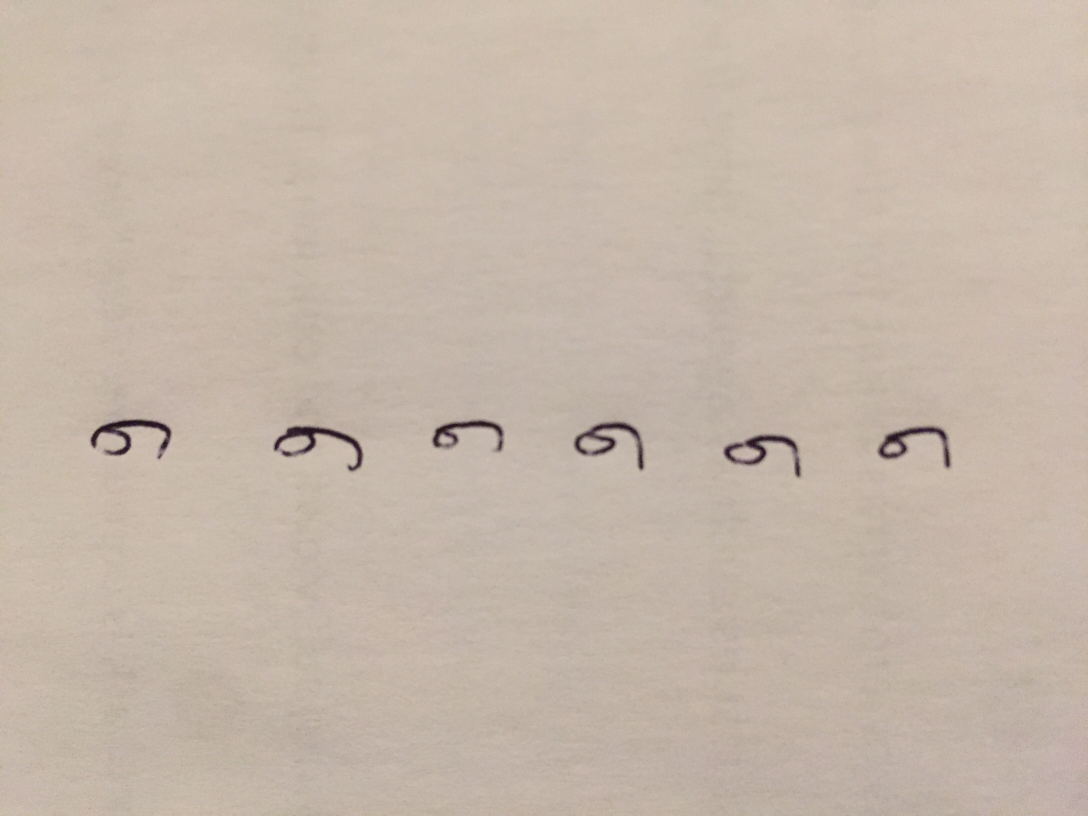
#> input picture g.JPG, 3264 x 2448 px, given in place of a.png, which was not available (shown at 1/3 size)
$ python HandwrittenDigitsSVM.py   (Python 2 division)   (older library calls are emulated)
#> lines starting #> are read from the running program, lines starting #| are printed output that depends on the picture; after the words box and inside, x2 and y2 are one past the last pixel; in counts of white or black regions, pixels touching at a corner belong together; long printed decimals are rounded; pictures that were not available may be replaced by others from this repository, and a replacement may not be noted

# coding: utf-8

# In[568]:


from scipy.misc import imread # using scipy's imread
import cv2
import numpy as np

def boundaries(binarized,axis):
    # variables named assuming axis = 0; algorithm valid for axis=1
    # [1,0][axis] effectively swaps axes for summing
    rows = np.sum(binarized,axis = [1,0][axis]) > 0
    rows[1:] = np.logical_xor(rows[1:], rows[:-1])
    change = np.nonzero(rows)[0]
    ymin = change[::2]
    ymax = change[1::2]
    height = ymax-ymin
    too_small = 10 # real letters will be bigger than 10px by 10px
    ymin = ymin[height>too_small]
    ymax = ymax[height>too_small]
    return zip(ymin,ymax)

def separate(img):
    orig_img = img.copy()
    pure_white = 255.
    white = np.max(img)
    black = np.min(img)
    thresh = (white+black)/2.0
    binarized = img<thresh
    row_bounds = boundaries(binarized, axis = 0)
    cropped = []
    for r1,r2 in row_bounds:
        img = binarized[r1:r2,:]
        col_bounds = boundaries(img,axis=1)
        rects = [r1,r2,col_bounds[0][0],col_bounds[0][1]]
        cropped.append(np.array(orig_img[rects[0]:rects[1],rects[2]:rects[3]]/pure_white))
    return cropped

# Example usage
big_img = imread("a.png", flatten = True)# flatten = True converts to grayscale
#> big_img: shape (2448, 3264) float32; min 2.59, max 213, mean 185.8
cv2.imshow("a",big_img/255)
cv2.waitKey(1000)
cv2.destroyAllWindows()

imgs = separate(big_img) # separates big_img (pure white = 255) into array of little images (pure white = 1.0)
#> in separate, `white = np.max(img)`: white = 213
#> in separate, `black = np.min(img)`: black = 2.59
#> in separate, `thresh = (white+black)/2.0`: thresh = 107.8
#> in separate, `binarized = img<thresh`:
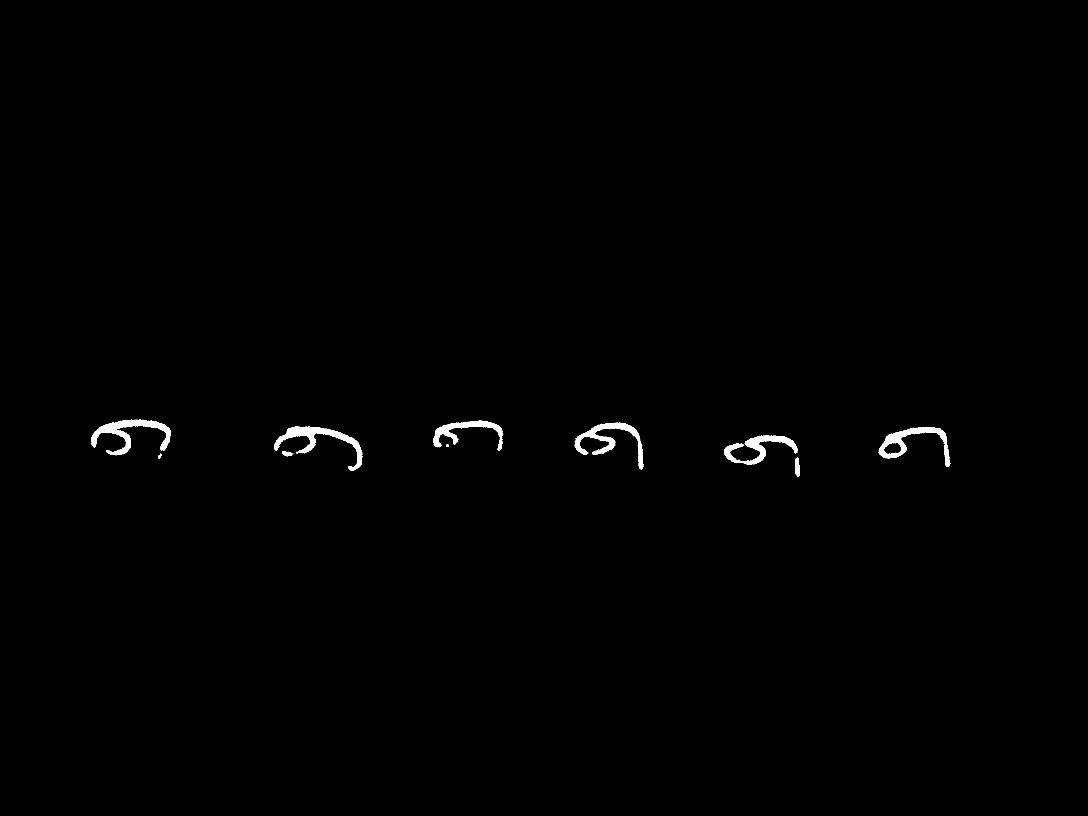
#> binarized: shape (2448, 3264) bool (shown at 1/3 size); 0.51% white; 25 white regions (15 under 20 px), largest, box (x1, y1, x2, y2) and area: (273, 1258, 513, 1366) 7762, (823, 1279, 1087, 1412) 7583, (1724, 1268, 1931, 1408) 6719
#> in boundaries, `change = np.nonzero(rows)[0]`: change = [1258, 1430]
#> in boundaries, `ymin = change[::2]`: ymin = [1258]
#> in boundaries, `ymax = change[1::2]`: ymax = [1430]
#> in boundaries, `height = ymax-ymin`: height = [172]
#> in separate, `row_bounds = boundaries(binarized, axis = 0)`: row_bounds = [(1258, 1430)]
#> the loop in separate, `for r1,r2 in row_bounds:` made 1 pass
#> (r1, r2, ymin in boundaries, ymax in boundaries, height in boundaries, too_small in boundaries, rects) on pass 1: (1258, 1430, [273, 823, 1299, 1724, 2172, 2636], [513, 1087, 1510, 1931, 2400, 2851], [240, 264, 211, 207, 228, 215], 10, [1258, 1430, 273, 513])
#> after the loop in separate, `for r1,r2 in row_bounds:`: cropped = 1 item
#> imgs = 1 item
for img in imgs:
    cv2.imshow("a",img)
    cv2.waitKey(250)
#> this loop made 1 pass
cv2.destroyAllWindows()


# In[569]:


columnA = imread("a.png", flatten = True)
imgsA = separate(columnA)
#> the loop in separate (call 2), `for r1,r2 in row_bounds:` made 1 pass
#> imgsA = 1 item
for img in imgsA:
    cv2.imshow("a",img)
    cv2.waitKey(250)
cv2.destroyAllWindows()


# In[570]:


columnB = imread("b.png", flatten = True)
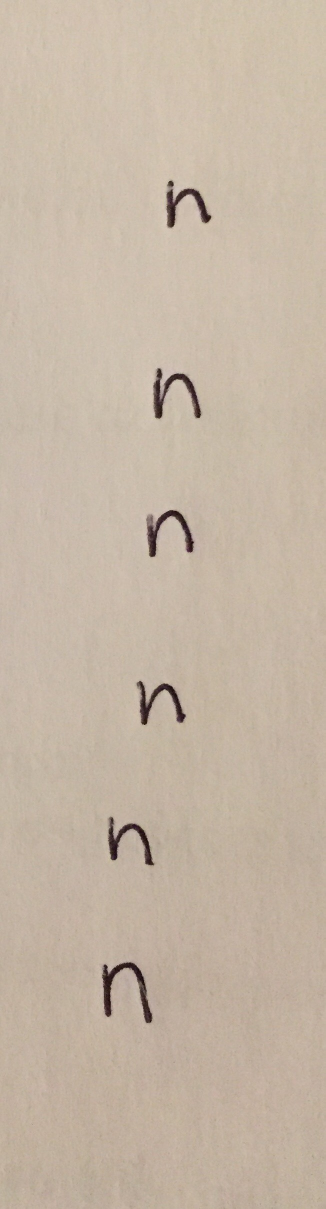
#> input picture n.JPG, 651 x 2417 px, given in place of b.png, which was not available (shown at 1/2 size)
#> columnB: shape (2417, 651) float32; min 4.49, max 213.3, mean 184.7
imgsB = separate(columnB)
#> in separate (call 3), `binarized = img<thresh`: binarized: shape (2417, 651) bool; 1% white; 12 white regions (4 under 20 px), largest, box (x1, y1, x2, y2) and area: (204, 1925, 305, 2046) 3400, (307, 737, 402, 837) 2762, (274, 1362, 371, 1450) 2511
#> after the loop in separate (call 3), `for r1,r2 in row_bounds:`: img: shape (121, 651) bool; 4.3% white; 1 white region, box (x1, y1, x2, y2) and area: (204, 0, 305, 121) 3400
#> imgsB = 7 items
for img in imgsB:
    cv2.imshow("a",img)
    cv2.waitKey(250)
#> this loop made 7 passes
cv2.destroyAllWindows()


# In[571]:


columnC = imread("c.png", flatten = True)
imgsC = separate(columnC)
#> imgsC = 7 items
for img in imgsC:
    cv2.imshow("a",img)
    cv2.waitKey(250)
cv2.destroyAllWindows()


# In[572]:


def fun(imgs, data):
    for img in imgs:
        scaled = cv2.resize(img, (5,5), interpolation = cv2.INTER_CUBIC)
        img = np.array(scaled)
        data.append(img.flatten())
#> after the loop, data = 1 item
dataA = []
dataB = []
dataC = []
fun(imgsA, dataA)
fun(imgsB, dataB)
#> the loop in fun (call 2), `for img in imgs:` made 7 passes
fun(imgsC, dataC)


# In[573]:


dataA = np.array(dataA)
dataB = np.array(dataB)
dataC = np.array(dataC)


# In[574]:


data = np.concatenate((dataA, dataB, dataC))
data.shape


# In[575]:


targetA = [0]*23
targetB = [1]*23
targetC = [2]*23
target = np.concatenate((targetA, targetB, targetC))
#> target = 69 values from 0 to 2
target.shape


# In[576]:


#my own handwriting
columnE = imread("e.JPG", flatten = True)
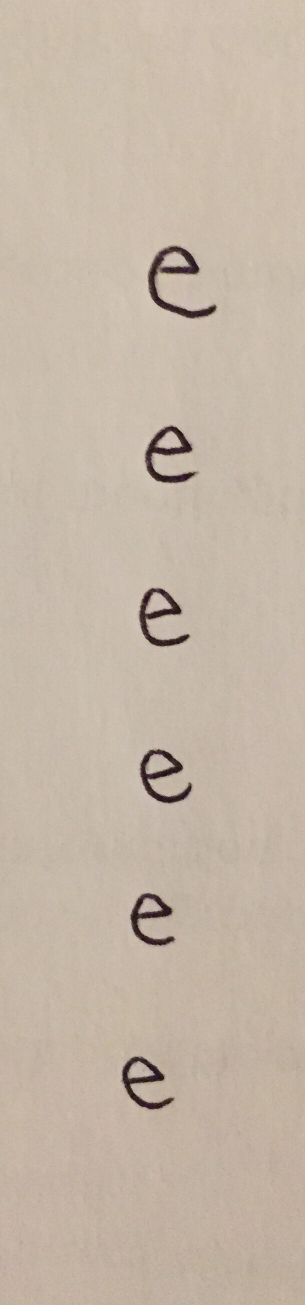
#> input picture e.JPG, 610 x 2610 px (shown at 1/2 size)
#> columnE: shape (2610, 610) float32; min 2.09, max 212.2, mean 185.3
imgsE = separate(columnE)
#> in separate (call 5), `binarized = img<thresh`: binarized: shape (2610, 610) bool; 1.4% white; 12 white regions (6 under 20 px), largest, box (x1, y1, x2, y2) and area: (296, 492, 433, 637) 4970, (290, 851, 391, 966) 3895, (279, 1176, 379, 1293) 3660, (280, 1498, 383, 1607) 3586, (245, 2114, 348, 2219) 3330, (261, 1787, 350, 1892) 3285
#> after the loop in separate (call 5), `for r1,r2 in row_bounds:`: img: shape (105, 610) bool; 5.2% white; 1 white region, box (x1, y1, x2, y2) and area: (245, 0, 348, 105) 3330
#> imgsE = 6 items
for img in imgsE:
    cv2.imshow("e",img)
    cv2.waitKey(250)
#> this loop made 6 passes
cv2.destroyAllWindows()


# In[577]:


columnD = imread("d.JPG", flatten = True)
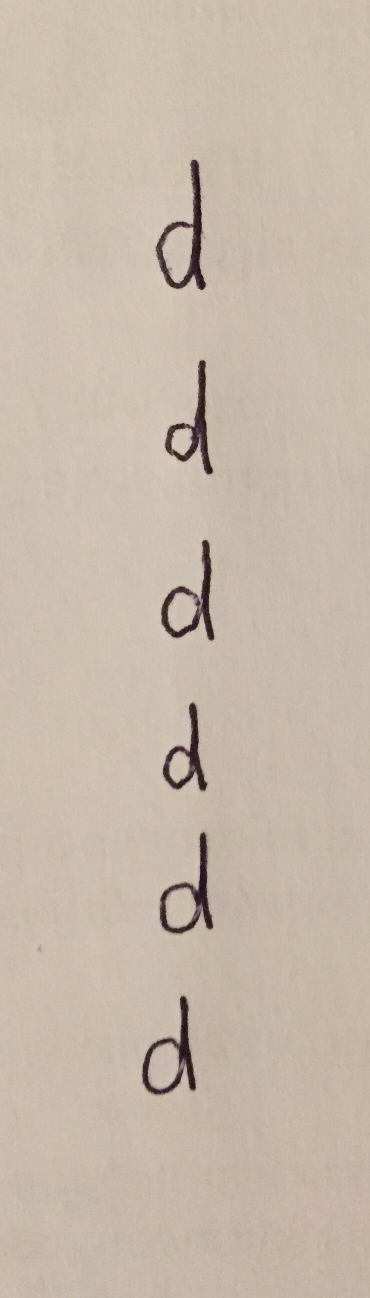
#> input picture d.JPG, 739 x 2595 px (shown at 1/2 size)
#> columnD: shape (2595, 739) float32; min 3.59, max 216.1, mean 187.6
imgsD = separate(columnD)
#> in separate (call 6), `binarized = img<thresh`: binarized: shape (2595, 739) bool; 1.7% white; 7 white regions (1 under 20 px), largest, box (x1, y1, x2, y2) and area: (312, 319, 412, 580) 6603, (330, 721, 426, 949) 5540, (322, 1080, 428, 1281) 5419, (320, 1664, 426, 1867) 5320, (284, 1992, 392, 2189) 5314, (326, 1405, 415, 1581) 4377
#> after the loop in separate (call 6), `for r1,r2 in row_bounds:`: img: shape (197, 739) bool; 3.7% white; 2 white regions (1 under 20 px), largest, box (x1, y1, x2, y2) and area: (284, 0, 392, 197) 5314
#> imgsD = 6 items
for img in imgsD:
    cv2.imshow("d",img)
    cv2.waitKey(250)
cv2.destroyAllWindows()


# In[578]:


columnH = imread("h.JPG", flatten = True)
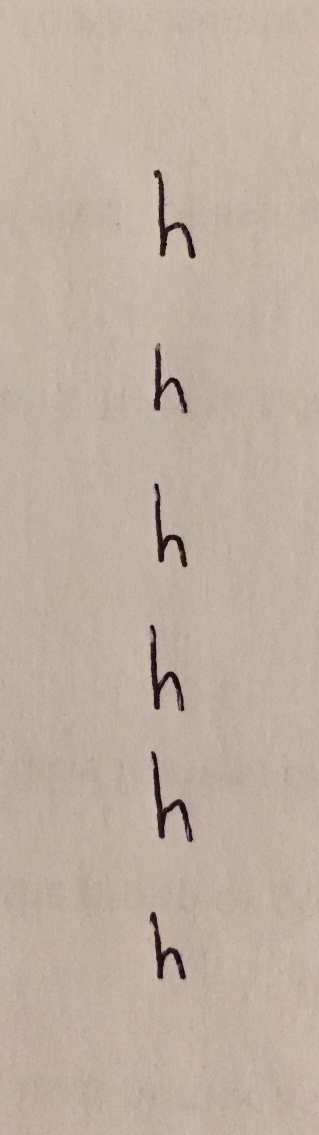
#> input picture h.JPG, 638 x 2269 px (shown at 1/2 size)
#> columnH: shape (2269, 638) float32; min 2.99, max 211.9, mean 178.9
imgsH = separate(columnH)
#> in separate (call 7), `white = np.max(img)`: white = 211.9
#> in separate (call 7), `black = np.min(img)`: black = 2.99
#> in separate (call 7), `thresh = (white+black)/2.0`: thresh = 107.5
#> in separate (call 7), `binarized = img<thresh`: binarized: shape (2269, 638) bool; 1.2% white; 8 white regions (1 under 20 px), largest, box (x1, y1, x2, y2) and area: (302, 1502, 386, 1684) 3261, (307, 340, 391, 517) 3055, (299, 1250, 369, 1422) 2965
#> in separate (call 7), `row_bounds = boundaries(binarized, axis = 0)`: row_bounds = [(340, 517), (696, 827), (967, 1134), (1250, 1422), (1502, 1684), (1823, 1959)]
#> the loop in separate (call 7), `for r1,r2 in row_bounds:` made 6 passes
#> (r1, r2, ymin in boundaries, ymax in boundaries, height in boundaries) on passes 1 to 6: (340, 517, [307], [391], [84]), (696, 827, [307], [376], [69]), (967, 1134, [308], [375], [67]), (1250, 1422, [299], [369], [70]), (1502, 1684, [302], [386], [84]), (1823, 1959, [299], [372], [73])
#> after the loop in separate (call 7), `for r1,r2 in row_bounds:`:
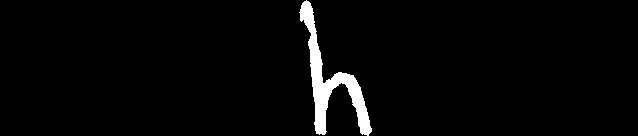
#> img: shape (136, 638) bool; 2.8% white; 1 white region, box (x1, y1, x2, y2) and area: (299, 0, 372, 136) 2464
#> imgsH = 6 items
for img in imgsH:
    cv2.imshow("h",img)
    cv2.waitKey(250)
#> this loop made 6 passes
#> pass 2, `cv2.imshow("h",img)`:
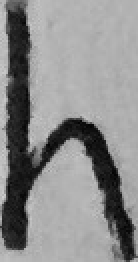
#> window 'h': shape (131, 69) float32 (shown 2 times larger); min 0.0129, max 0.813, mean 0.545
cv2.destroyAllWindows()


# In[579]:


dataD = []
dataE = []
dataH = []
fun(imgsD, dataD)
fun(imgsE, dataE)
fun(imgsH, dataH)


# In[580]:


dataD = np.array(dataD)
dataE = np.array(dataE)
dataH = np.array(dataH)


# In[581]:


data = np.concatenate((dataD, dataE, dataH))
data.shape


# In[582]:


targetD = [0]*6
targetE = [1]*6
targetH = [2]*6
target = np.concatenate((targetD, targetE, targetH))
#> target = 18 values from 0 to 2
target.shape


# In[583]:


def partition(data, target, p):
#> called with data = array of shape (18, 25), target = array of shape (18,), p = 0.5
    train_data = []
    train_target = []
    test_data = []
    test_target = []
    train_size = int(len(target)*p)
#> train_size = 9
    test_size = len(target)-train_size
#> test_size = 9
    duplicates = []

    index = np.random.randint(len(target))
#> index = 12
    for i in range(train_size):
        while index in duplicates:
            index = np.random.randint(len(target))
        duplicates.append(index)
        train_data.append(data[index])
        train_target.append(target[index])
#> after the loop, duplicates = [12, 15, 0, 3, 7, 9, 4, 6, 1]; train_data = 9 items; train_target = [2, 2, 0, 0, 1, 1, 0, 1, 0]


    index = np.random.randint(len(target))
#> index = 6
    for i in range(test_size):
        while index in duplicates:
            index = np.random.randint(len(target))
        duplicates.append(index)
        test_data.append(data[index])
        test_target.append(target[index])
#> after the loop, duplicates = [12, 15, 0, 3, 7, 9, 4, 6, 1, 14, 17, 5, 13, 8, 16, 10, 11, 2]; test_data = 9 items; test_target = [2, 2, 0, 2, 1, 2, 1, 1, 0]

    return train_data, train_target, test_data, test_target, test_size


# In[584]:


train_data, train_target, test_data, test_target, test_size = partition(data, target, 0.5)
#> train_data = 9 items; train_target = [2, 2, 0, 0, 1, 1, 0, 1, 0]; test_data = 9 items; test_target = [2, 2, 0, 2, 1, 2, 1, 1, 0]; test_size = 9


# In[585]:


import sklearn.svm as svm
linearModel = svm.LinearSVC()
linearModel.fit(train_data, train_target)
predicted = linearModel.predict(test_data)
#> predicted = [2, 2, 0, 0, 1, 2, 1, 1, 0]
matches = 0
for i in range(test_size):
    if predicted[i] == test_target[i]:
        matches = matches + 1
#> after the loop, matches = 8

accuracy = float(matches)/test_size * 100
#> accuracy = 88.89


# In[586]:


print "Predicted: " + str(predicted) + "\nTruth: " + str(test_target) + "\nAccuracy: " + str(accuracy) + "%"
#| Predicted: [2 2 0 0 1 2 1 1 0]
#| Truth: [2, 2, 0, 2, 1, 2, 1, 1, 0]
#| Accuracy: 88.889%
